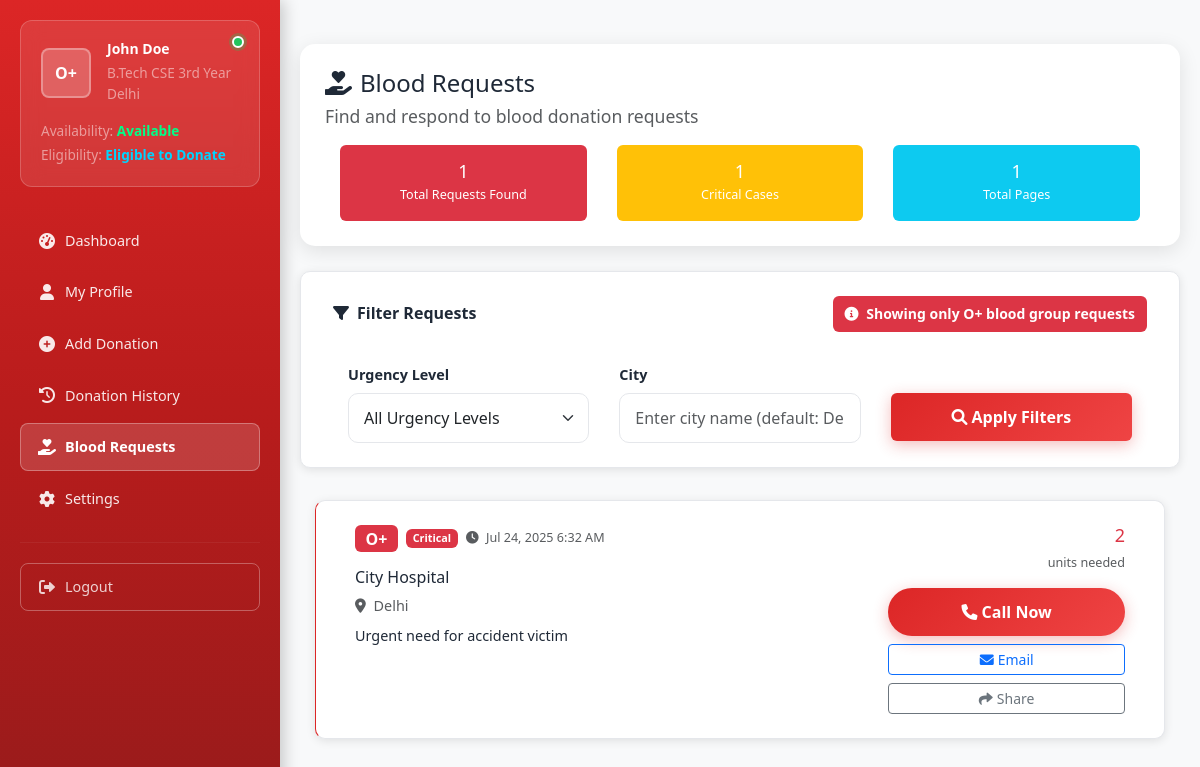
Screenshot of /donor/blood-requests.php (signed in) with the database file from the repository.
### tables this page shows
CREATE TABLE users (
    id INT PRIMARY KEY AUTO_INCREMENT,
    roll_no VARCHAR(20) NULL,
    name VARCHAR(100) NOT NULL,
    email VARCHAR(100) UNIQUE NOT NULL,
    phone VARCHAR(15) NOT NULL,
    password_hash VARCHAR(255) NOT NULL,
    user_type ENUM('donor', 'moderator', 'admin') NOT NULL,
    gender ENUM('Male', 'Female', 'Other') NULL,
    date_of_birth DATE NULL,
    class VARCHAR(50) NULL,
    blood_group VARCHAR(15) NULL COMMENT 'Supports standard (O+, A-, etc.) and extended (A1+, A2B-, etc.) blood groups',
    city VARCHAR(100) NULL,
    last_donation_date DATE NULL,
    is_available BOOLEAN DEFAULT TRUE,
    is_verified BOOLEAN DEFAULT FALSE,
    is_active BOOLEAN DEFAULT TRUE,
    email_verified BOOLEAN DEFAULT FALSE,
    email_verification_token VARCHAR(64) NULL,
    reset_token VARCHAR(64) NULL,
    reset_token_expires DATETIME NULL,
    created_at TIMESTAMP DEFAULT CURRENT_TIMESTAMP,
    updated_at TIMESTAMP DEFAULT CURRENT_TIMESTAMP ON UPDATE CURRENT_TIMESTAMP,
    created_by INT NULL,
    
    INDEX idx_email (email),
    INDEX idx_blood_group (blood_group),
    INDEX idx_city (city),
    INDEX idx_user_type (user_type),
    INDEX idx_is_available (is_available),
    FOREIGN KEY (created_by) REFERENCES users(id) ON DELETE SET NULL
);

CREATE TABLE blood_requests (
    id INT PRIMARY KEY AUTO_INCREMENT,
    requester_email VARCHAR(100) NOT NULL,
    requester_name VARCHAR(100) NOT NULL,
    requester_phone VARCHAR(15) NOT NULL,
    blood_group VARCHAR(15) NOT NULL COMMENT 'Supports standard and extended blood group formats',
    urgency ENUM('Critical', 'Urgent', 'Normal') NOT NULL,
    details TEXT NOT NULL,
    city VARCHAR(100) NOT NULL,
    units_needed INT DEFAULT 1,
    status ENUM('Active', 'Fulfilled', 'Expired', 'Cancelled') DEFAULT 'Active',
    expires_at DATETIME NOT NULL,
    created_at TIMESTAMP DEFAULT CURRENT_TIMESTAMP,
    updated_at TIMESTAMP DEFAULT CURRENT_TIMESTAMP ON UPDATE CURRENT_TIMESTAMP,
    
    INDEX idx_blood_group (blood_group),
    INDEX idx_city (city),
    INDEX idx_status (status),
    INDEX idx_urgency (urgency),
    INDEX idx_expires_at (expires_at)
);

### donor/blood-requests.php (the view, shortened to what the rows shown need)
<?php
require_once '../config/database.php';
$bloodRequests = [];
$donor = null;
$cityFilter = $_GET['city'] ?? '';
$page = max(1, intval($_GET['page'] ?? 1));
$limit = 10;
$offset = ($page - 1) * $limit;
try {
    $db = new Database();
    $donorSQL = "SELECT blood_group, city FROM users WHERE id = ? AND user_type = 'donor'";
    $donorResult = $db->query($donorSQL, [$_SESSION['user_id']]);
    $donor = $donorResult->fetch_assoc();
    $whereConditions = [
        "status = 'Active'",
        "blood_group = ?"
    ];
    $params = [$donor['blood_group']];
    if (!empty($cityFilter)) {
        $whereConditions[] = "city LIKE ?";
        $params[] = "%$cityFilter%";
    } else {
        $whereConditions[] = "city = ?";
        $params[] = $donor['city'];
    }
    $whereClause = implode(' AND ', $whereConditions);
    $requestsSQL = "SELECT * FROM blood_requests
                    WHERE $whereClause
                    ORDER BY urgency = 'Critical' DESC, urgency = 'Urgent' DESC, created_at DESC
                    LIMIT ? OFFSET ?";
    $allParams = array_merge($params, [$limit, $offset]);
    $requestsResult = $db->query($requestsSQL, $allParams);
    $bloodRequests = $requestsResult->fetch_all(MYSQLI_ASSOC);
} catch (Exception $e) {
    $error = $e->getMessage();
    logActivity($_SESSION['user_id'] ?? null, 'requests_filter_error', $error);
}
?>
<!DOCTYPE html>
<html lang="en">
<head>
    <link href="https://cdn.jsdelivr.net/npm/bootstrap@5.3.0/dist/css/bootstrap.min.css" rel="stylesheet">
    <link href="https://cdnjs.cloudflare.com/ajax/libs/font-awesome/6.0.0/css/all.min.css" rel="stylesheet">
    <link href="../assets/css/style.css" rel="stylesheet">
    <link href="includes/sidebar.css" rel="stylesheet">
</head>
<body class="bg-light">
    <?php include 'includes/sidebar.php'; ?>
    <div class="main-content">
        <div class="container-fluid p-4">
            <div class="page-header">
                <h2><i class="fas fa-hand-holding-heart me-2"></i>Blood Requests</h2>
                <div class="row mt-3">
                    <div class="col-md-4">
                        <div class="bg-warning text-white rounded p-3 text-center">
                            <h4 class="mb-0"><?php echo count(array_filter($bloodRequests, function($r) { return $r['urgency'] === 'Critical'; })); ?></h4>
                            <small>Critical Cases</small>
                        </div>
                    </div>
                </div>
            </div>
        <div class="filter-card">
            <div class="card-body">
                <div class="mb-3">
                    <div class="d-flex flex-column flex-sm-row align-items-sm-center justify-content-between">
                        <div class="flex-shrink-0">
                            <span class="badge bg-danger text-wrap" style="max-width: 100%;">
                                <i class="fas fa-info-circle me-1"></i>
                                Showing only <?php echo htmlspecialchars($donor['blood_group']); ?> blood group requests
                            </span>
                        </div>
                    </div>
                </div>
                <form method="GET" action="" class="row g-3">
                    <div class="col-md-4">
                        <label class="form-label">City</label>
                        <input type="text" class="form-control" name="city"
                               value="<?php echo htmlspecialchars($cityFilter); ?>"
                               placeholder="Enter city name (default: <?php echo htmlspecialchars($donor['city']); ?>)">
                    </div>
                </form>
            </div>
        </div>
        <div class="row">
            <div class="col-12">
                <?php if (empty($bloodRequests)): ?>
                    <div class="text-center py-5">
                        <i class="fas fa-heart text-muted" style="font-size: 64px;"></i>
                        <h4 class="text-muted mt-3">No Requests Found</h4>
                        <p class="text-muted">Try adjusting your filters or check back later for new requests.</p>
                        <a href="blood-requests.php" class="btn btn-outline-danger">
                            <i class="fas fa-refresh me-2"></i>Clear Filters
                        </a>
                    </div>
                <?php else: ?>
                    <?php foreach ($bloodRequests as $request): ?>
                        <div class="request-card urgency-<?php echo strtolower($request['urgency']); ?>">
                            <div class="row">
                                <div class="col-md-8">
                                    <div class="d-flex align-items-center mb-3">
                                        <span class="badge bg-danger me-2 fs-6"><?php echo $request['blood_group']; ?></span>
                                        <span class="badge bg-<?php echo strtolower($request['urgency']) === 'critical' ? 'danger' : (strtolower($request['urgency']) === 'urgent' ? 'warning' : 'success'); ?> me-2">
                                            <?php echo $request['urgency']; ?>
                                        </span>
                                        <small class="text-muted">
                                            <i class="fas fa-clock me-1"></i>
                                            <?php echo date('M d, Y g:i A', strtotime($request['created_at'])); ?>
                                        </small>
                                    </div>
                                    <h5 class="mb-2"><?php echo htmlspecialchars($request['requester_name']); ?></h5>
                                    <p class="text-muted mb-2">
                                        <i class="fas fa-map-marker-alt me-1"></i>
                                        <?php echo htmlspecialchars($request['city']); ?>
                                    </p>
                                    <p class="mb-3"><?php echo htmlspecialchars($request['details']); ?></p>
                                </div>
                                <div class="col-md-4 text-md-end">
                                    <div class="mb-3">
                                        <h4 class="text-danger mb-1"><?php echo $request['units_needed']; ?></h4>
                                        <small class="text-muted">unit<?php echo $request['units_needed'] > 1 ? 's' : ''; ?> needed</small>
                                    </div>
                                    <div class="d-grid gap-2">
                                        <a href="tel:<?php echo $request['requester_phone']; ?>" class="btn btn-danger">
                                            <i class="fas fa-phone me-1"></i>Call Now
                                        </a>
                                        <?php if ($request['requester_email']): ?>
                                            <a href="mailto:<?php echo $request['requester_email']; ?>" class="btn btn-outline-primary btn-sm">
                                                <i class="fas fa-envelope me-1"></i>Email
                                            </a>
                                        <?php endif; ?>
                                        <button class="btn btn-outline-secondary btn-sm" onclick="shareRequest(<?php echo $request['id']; ?>, '<?php echo addslashes($request['requester_name']); ?>', '<?php echo $request['blood_group']; ?>')">
                                            <i class="fas fa-share me-1"></i>Share
                                        </button>
                                    </div>
                                </div>
                            </div>
                        </div>
                    <?php endforeach; ?>
                <?php endif; ?>
            </div>
        </div>
    </div>
    </div>
</body>
</html>

### donor/includes/sidebar.php (shortened to what the rows shown need)
<?php
$sidebarDonor = null;
if (!$sidebarDonor) {
    try {
        $db = new Database();
        $sql = "SELECT id, roll_no, name, email, phone, class, blood_group, city, gender, last_donation_date, is_available, is_verified
                FROM users WHERE id = ? AND user_type = 'donor'";
        $result = $db->query($sql, [$_SESSION['user_id']]);
        $sidebarDonor = $result->fetch_assoc();
    } catch (Exception $e) {
        $sidebarDonor = [
            'name' => 'Error Loading',
            'blood_group' => 'N/A',
            'class' => 'Error',
            'city' => 'Error',
            'is_available' => false
        ];
        $sidebarCanDonate = false;
        error_log("Sidebar donor fetch error: " . $e->getMessage());
    }
}
?>
<div class="dashboard-sidebar" id="donorSidebar">
    <div class="sidebar-content">
        <div class="profile-card position-relative">
            <div class="d-flex align-items-center">
                <div class="blood-group-display me-3">
                    <?php echo htmlspecialchars($sidebarDonor['blood_group'] ?? 'N/A'); ?>
                </div>
                <div class="flex-grow-1">
                    <h6 class="mb-1 text-white"><?php echo htmlspecialchars($sidebarDonor['name'] ?? 'Unknown Donor'); ?></h6>
                    <small class="text-white-50"><?php echo htmlspecialchars($sidebarDonor['class'] ?? 'Class not set'); ?></small>
                    <br>
                    <small class="text-white-50"><?php echo htmlspecialchars($sidebarDonor['city'] ?? 'City not set'); ?></small>
                </div>
            </div>
        </div>
    </div>
</div>

### rows the page displays
users: blood_group "O+", name "John Doe", class "B.Tech CSE 3rd Year", city "Delhi", city "Enter city name (default: Delhi)"
blood_requests: urgency "1", blood_group "O+", urgency "Critical", created_at "Jul 24, 2025 6:32 AM", requester_name "City Hospital", city "Delhi", details "Urgent need for accident victim", units_needed "2"

### other values shown
$totalRequests "1"
$totalPages "1"
